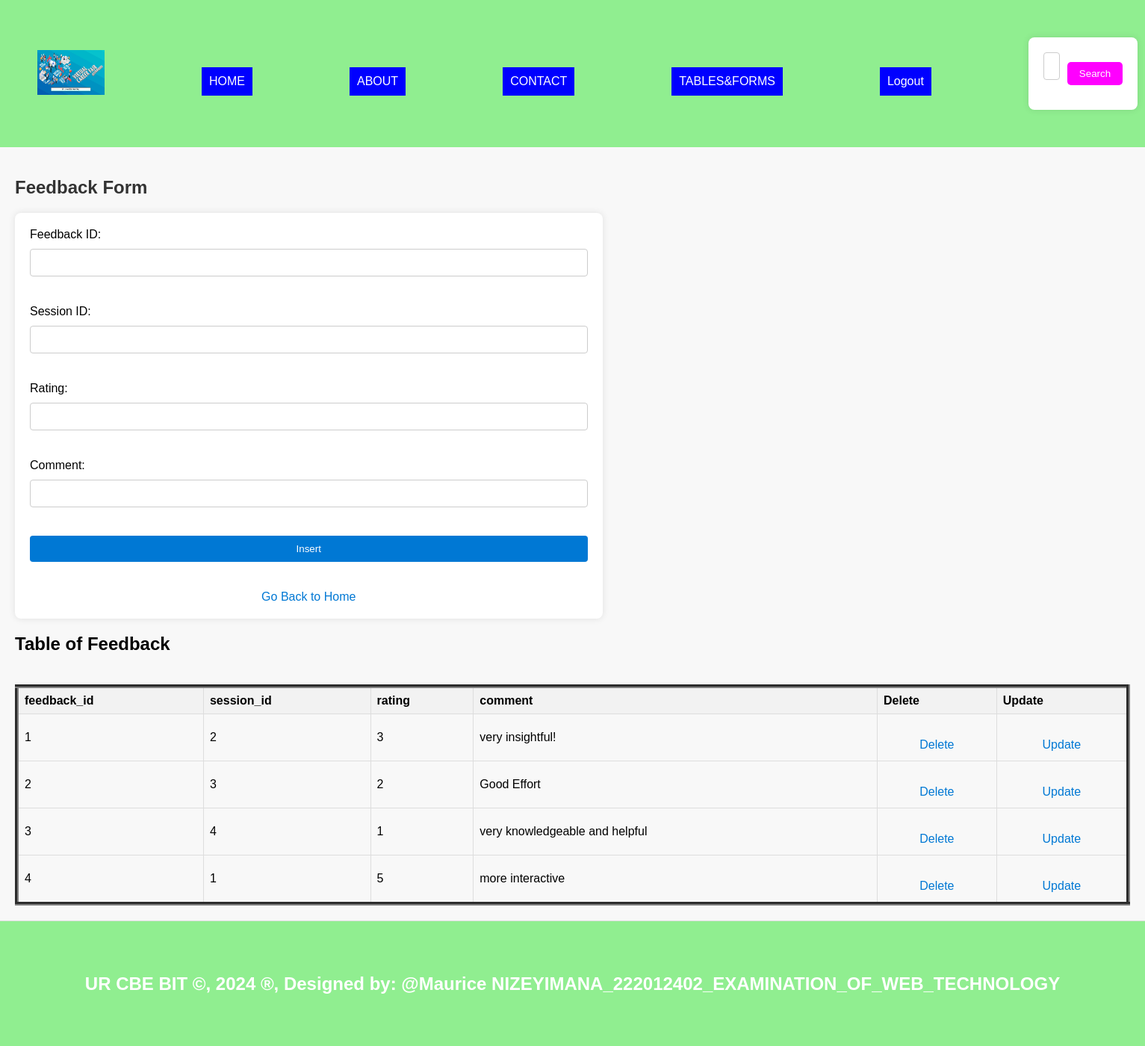
The page /Feedback.php on the database its author committed.
### tables this page shows
CREATE TABLE `feedback` (
  `feedback_id` int(11) NOT NULL,
  `session_id` int(11) DEFAULT NULL,
  `rating` int(11) DEFAULT NULL,
  `comment` text DEFAULT NULL
);

### Feedback.php (the view, shortened to what this page needs)
<?php
include "menu.php";
?>
<!DOCTYPE html>
<html>
<head>
</head>
<body>
<section>
    <h1>Feedback Form</h1>
    <form method="post" onsubmit="return confirmInsert();">
        <label for="feedid">Feedback ID:</label>
        <input type="number" id="feedid" name="feedid"><br><br>
        <label for="sessid">Session ID:</label>
        <input type="number" id="sessid" name="sessid" required><br><br>
        <label for="rating">Rating:</label>
        <input type="number" id="rating" name="rating" required><br><br>
        <label for="comm">Comment:</label>
        <input type="text" id="comm" name="comm" required><br><br>
        <input type="submit" name="add" value="Insert"><br><br>
        <a href="./home.php">Go Back to Home</a>
    </form>
    <center><h2>Table of Feedback</h2></center>
    <table border="5">
        <tr>
            <th>feedback_id</th>
            <th>session_id</th>
            <th>rating</th>
            <th>comment</th>
            <th>Delete</th>
            <th>Update</th>
        </tr>
        <?php
        include "database_connection.php";
        $sql = "SELECT * FROM Feedback";
        $result = $connection->query($sql);
        if ($result->num_rows > 0) {
            while ($row = $result->fetch_assoc()) {
                $feedback_id = $row['feedback_id'];
                echo "<tr>
                    <td>" . $row['feedback_id'] . "</td>
                    <td>" . $row['session_id'] . "</td>
                    <td>" . $row['rating'] . "</td>
                    <td>" . $row['comment'] . "</td>
                    <td><a style='padding:4px' href='delete_Feedback.php?feedback_id=$feedback_id'>Delete</a></td>
                    <td><a style='padding:4px' href='update_Feedback.php?feedback_id=$feedback_id'>Update</a></td>
                </tr>";
            }
        } else {
            echo "<tr><td colspan='7'>No data found</td></tr>";
        }
        ?>
    </table>
</body>
<footer>
    <center><b><h2>UR CBE BIT &copy, 2024 &reg, Designed by: @Maurice NIZEYIMANA_222012402_EXAMINATION_OF_WEB_TECHNOLOGY</h2></b></center>
</footer>
</body>
</html>

### style.css (style rules this page uses)
body { font-family: Arial, sans-serif; margin: 0; padding: 0; }
section { padding:82px; border-bottom: 1px solid #ddd; }
footer { text-align: center; padding: 20px; background-color:darkmagenta; }

### menu.php (style rules this page uses)
body { background-image: url('./Image/virtual.jpeg'); background-size: cover; margin: 0; padding: 0; }
footer { background-color: lightgreen; padding: 50px; text-align: center; color: white; }

### Feedback.php (style rules this page uses)
body { font-family: Arial, sans-serif; background-color: #f8f8f8; margin: 0; padding: 0; }
section { padding: 20px; display: flex; justify-content: flex-start; align-items: flex-start; flex-direction: column; }
h1 { text-align: center; color: #333; }
form { width: 50%; margin-right: auto; background-color: #fff; padding: 20px; border-radius: 8px; box-shadow: 0 0 10px rgba(0, 0, 0, 0.1); }
label { display: block; margin-bottom: 10px; }
input[type="number"], input[type="text"] { width: 100%; padding: 10px; margin-bottom: 20px; border: 1px solid #ccc; border-radius: 4px; box-sizing: border-box; }
input[type="submit"] { width: 100%; padding: 10px; background-color: #0078D4; color: #fff; border: none; border-radius: 4px; cursor: pointer; transition: background-color 0.3s; }
a { display: block; text-align: center; color: #0078D4; text-decoration: none; margin-top: 20px; }
table { width: 100%; border-collapse: collapse; margin-top: 20px; }
th, td { border: 1px solid #ddd; padding: 8px; text-align: left; }
th { background-color: #f2f2f2; }

### rows shown on the page
feedback: feedback_id "1", session "2", rating "3", comment "very insightful!"
feedback: feedback_id "2", session "3", rating "2", comment "Good Effort"
feedback: feedback_id "3", session "4", rating "1", comment "very knowledgeable and helpful"
feedback: feedback_id "4", session "1", rating "5", comment "more interactive"
